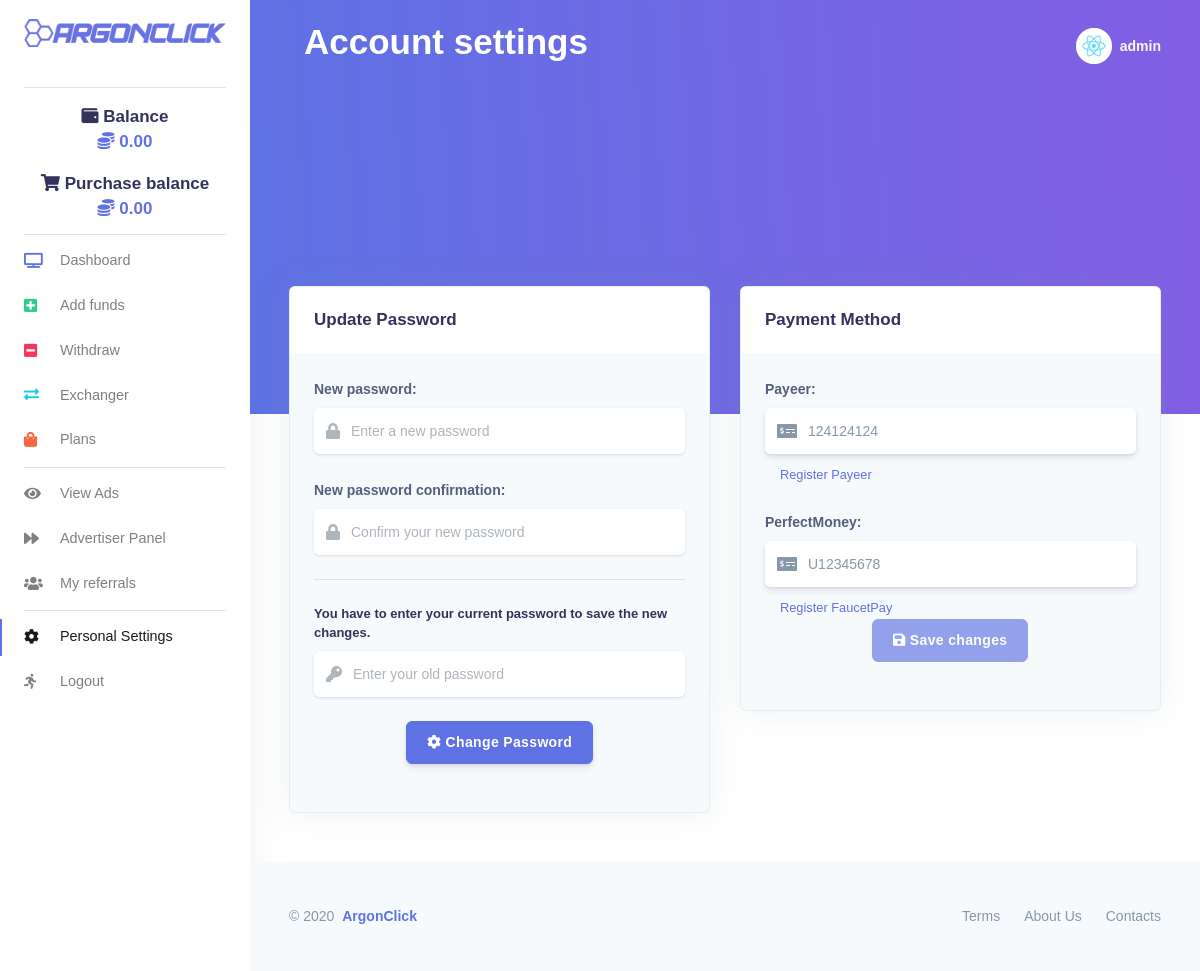
Page /settings/ (signed in) on the committed database.
### frontend/models.py (models this page shows, shortened)
class Profile(models.Model):
    user = models.OneToOneField(User, on_delete=models.CASCADE)
    bio = models.TextField(max_length=500, blank=True)
    code = models.CharField(max_length=6, blank=True)
    recommended_by = models.ForeignKey(User, on_delete=models.CASCADE, blank=True, null=True, related_name="ref_by")
    balance = models.FloatField(default=0.00, max_length=7)
    purchase_balance = models.FloatField(default=0.00, max_length=7)
    click = models.IntegerField(default=0)
    per_hour = models.FloatField(default=0.00, max_length=7)
    profit = models.FloatField(default=0.00, max_length=7)
    alltime_earning = models.FloatField(default=0.00)
    investment_plans = models.TextField(blank=True, null=True)
    all_deposits = models.FloatField(default=0.00, max_length=7)
    earned_click = models.FloatField(default=0.00, max_length=7)
    deposit = models.FloatField(default=0.00, max_length=7)
    paid_out = models.FloatField(default=0.00, max_length=7)
    payeer = models.CharField(max_length=9, blank=True, null=True)
    perfectmoney = models.CharField(max_length=9, blank=True, null=True)
    created = models.DateTimeField(auto_now_add=True)
    plan_created = models.DateTimeField(auto_now_add=True)
    no_plan = models.IntegerField(default=0)
    no_ad = models.IntegerField(default=0)
    title = models.CharField(max_length=70, blank=True, null=True)
    url = models.URLField(blank=True, max_length=200)
    ads = models.TextField(blank=True, null=True)
    plans = models.TextField(blank=True, null=True)

### frontend/views.py (the view)
# urls.py: path('settings/', views.settings, name="settings_page"),
@login_required(login_url='login_page')
def settings(request, *args, **kwargs):
    user_obj = User.objects.get(username=str(request.user.username))
    profile = Profile.objects.get(user=user_obj)
    if request.method == 'POST':
        form = PasswordChangingForm(request.user, request.POST)
        payment_form = PaymentForm(request.POST, instance=request.user.profile)
        if form.is_valid():
            user = form.save()
            update_session_auth_hash(request, user)
            messages.success(request, 'Your password was successfully updated!')
            return redirect('/account/')
        else:
            messages.error(request, 'Please correct the error below.')
        if payment_form.is_valid():
            payment_form.save()
            messages.success(request, 'Your wallet was successfully linked!')
            return redirect('/account/')
        else:
            messages.error(request, 'Please correct the error below.')
    else:
        payment_form = PaymentForm(instance=request.user.profile)
        form = PasswordChangingForm(request.user)
    return render(request, 'frontend/settings.html', {"profile": profile, "form": form, "payment_form": payment_form })

### frontend/forms.py
class PasswordChangingForm(PasswordChangeForm):
    old_password = forms.CharField(max_length=20, min_length=6, widget=forms.PasswordInput(attrs={'placeholder': u'Enter your old password', "class": "form-control", "type": "password", "id": "new", "name": "new", "required": ""}))
    new_password1 = forms.CharField(max_length=20, min_length=6, widget=forms.PasswordInput(attrs={'placeholder': u'Enter a new password', "class": "form-control", "type": "password", "id": "new", "name": "new", "required": ""}))
    new_password2 = forms.CharField(max_length=20, min_length=6, widget=forms.PasswordInput(attrs={'placeholder': u'Confirm your new password', "class": "form-control", "type": "password", "id": "new", "name": "new", "required": ""}))

class PaymentForm(forms.ModelForm):
    payeer = forms.CharField(max_length=9, min_length=9, required=0, label='', widget=forms.TextInput(attrs={'placeholder': 'For example: P12345678', "class": "form-control", "type": "text", "id": "pursepy", "name": "purse"}))
    perfectmoney = forms.CharField(max_length=9, min_length=9, required=0, label='', widget=forms.TextInput(attrs={'placeholder': 'For example: U12345678', "class": "form-control", "type": "text", "id": "pursepm", "name": "purse"}))
    class Meta:
        model = Profile
        fields = ("payeer", "perfectmoney")

### frontend/templates/frontend/settings.html (shortened to what this page needs)
{% load i18n static %}<!DOCTYPE html>
{% load static %}
{% load compress %}
{% get_current_language as LANGUAGE_CODE %}{% get_current_language_bidi as LANGUAGE_BIDI %}
<html lang="{{ LANGUAGE_CODE|default:"en-us" }}" {% if LANGUAGE_BIDI %}dir="rtl"{% endif %}>
<head>
    {% compress css %}
    <link rel="stylesheet" type="text/css" href="{% static 'css/css.css' %}" charset="utf-8">
    <link rel="stylesheet" href="https://cdnjs.cloudflare.com/ajax/libs/font-awesome/5.5.0/css/all.css" type="text/css" charset="utf-8">
    <link rel="stylesheet" href="https://appsrv1-147a1.kxcdn.com/black-dashboard/css/nucleo-icons.min.css" type="text/css" charset="utf-8">
    <link rel="stylesheet" type="text/css" href="{% static 'css/argon-dashboard.css' %}" charset="utf-8">
    <link rel="stylesheet" type="text/css" href="{% static 'css/animate.css' %}" charset="utf-8">
    {% endcompress %}
</head>
{% load i18n %}
<body class="">
<nav class="navbar navbar-vertical fixed-left navbar-expand-md navbar-light bg-white" id="sidenav-main">
  <div class="container-fluid">
    <a class="navbar-brand pt-0" href="{% url 'home_page' %}"> <img src="{% static 'img/blue.png' %}" class="navbar-brand-img" alt="..."> </a>
<div class="collapse navbar-collapse" id="sidenav-collapse-main">
        <hr class="my--2">
      <ul id="wallet-shopping" class="navbar-nav">
           <div class="text-center mt-4">
                    <h3><i class="fas fa-wallet"></i> Balance</h3>
                    <div class="h3 font-weight-bold text-primary mt--2"> <i class="fas fa-coins"></i>  {{ profile.balance|floatformat:2 }}</div>
                  </div>
             <div class="text-center mt-2">
                    <h3><i class="fas fa-shopping-cart"></i> Purchase balance</h3>
                    <div class="h3 font-weight-bold text-primary mt--2"> <i class="fas fa-coins"></i>  {{ profile.purchase_balance|floatformat:2}}</div>
                  </div>
      </ul>
           <hr class="my-1">
      <ul class="navbar-nav">
        <li class="nav-item"> <a class="nav-link" href="{% url 'account_page' %}"> <i class="fa fa-tv text-primary"></i> Dashboard</a> </li>
        <li class="nav-item"> <a class="nav-link" href="{% url 'insert_page' %}"> <i class="fa fa-plus-square text-success"></i> Add funds </a> </li>
        <li class="nav-item"> <a class="nav-link" href="{% url 'payment_page' %}"> <i class="fa fa-minus-square text-red"></i> Withdraw </a> </li>
        <li class="nav-item"> <a class="nav-link" href="{% url 'exchange_page' %}"> <i class="fas fa-exchange-alt text-info"></i> Exchanger </a> </li>
        <li class="nav-item"> <a class="nav-link" href="{% url 'plans_page' %}"> <i class="fa fa-shopping-bag text-warning"></i> Plans </a> </li>
      </ul>
      <hr class="my-1">
      <ul class="navbar-nav">
        <li class="nav-item"> <a class="nav-link" href="{% url 'viewads_page' %}"> <i class="fa fa-eye"></i> View Ads </a> </li>
        <li class="nav-item"> <a class="nav-link" href="{% url 'viewads_add_page' %}"> <i class="fa fa-forward"></i> Advertiser Panel </a> </li>
        <li class="nav-item"> <a class="nav-link" href="{% url 'referrals_page' %}"> <i class="fa fa-users"></i> My referrals </a> </li>
      </ul>
      <hr class="my-1">
      <ul class="navbar-nav">
        <li class="nav-item"> <a class="nav-link active" href="{% url 'settings_page' %}"> <i class="fa fa-cog" aria-hidden="true"></i> Personal Settings </a> </li>
        <li class="nav-item"> <a class="nav-link" href="{% url 'exit_page' %}"> <i class="fas fa-running"></i> Logout </a> </li>
      </ul>
    </div>
    <div class="collapse navbar-collapse" id="sidenav-collapse-main">
      </div>
    </div>
</nav>
<div class="main-content">
  <nav class="navbar navbar-top navbar-expand-md navbar-dark" id="navbar-main">
    <div class="container-fluid">
      <div class="col">
           <h1 class="display-3 text-white">Account settings</h1>
      </div>
      <ul class="navbar-nav align-items-center d-none d-md-flex">
        <li class="nav-item dropdown"> <a class="nav-link pr-0" href="#" role="button" data-toggle="dropdown" aria-haspopup="true" aria-expanded="false">
          <div class="media align-items-center"> <span class="avatar avatar-sm rounded-circle"> <img alt="Image placeholder" src="{% static 'img/react.jpg' %}"> </span>
            <div class="media-body ml-2 d-none d-lg-block"> <span class="mb-0 text-sm  font-weight-bold notranslate">{{ user.username|default:'Guest' }}</span> </div>
          </div>
          </a>
        </li>
      </ul>
    </div>
  </nav>
  <div class="header bg-gradient-primary pb-9 pt-3 pt-md-5">
<div class="col-lg-12 text-center mt-6">
<iframe data-aa="1328909" src="//ad.a-ads.com/1328909?size=468x60" scrolling="no" style="width:468px; height:60px; border:0px; padding:0; overflow:hidden" allowtransparency="true" z2pw5blu5=""></iframe>
<iframe data-aa="1328909" src="//ad.a-ads.com/1328909?size=468x60" scrolling="no" style="width:468px; height:60px; border:0px; padding:0; overflow:hidden" allowtransparency="true" z2pw5blu5=""></iframe>
</div>
  </div>
  <div class="container-fluid mt--8">
    <div class="row">
      <div class="col-xl-6 order-xl-2 mb-5 mb-xl-0">
        <div class="card bg-secondary shadow">
          <div class="card-header bg-white border-0">
            <div class="row align-items-center">
              <div class="col-8">
                <h3 class="mb-0">Payment Method</h3>
              </div>
            </div>
          </div>
          <div class="card-body">
              <form method="POST">
                  <div class="form-group">
                         <label class="form-control-label" for="input-address">Payeer:</label>
                  <div class="input-group input-group-alternative mb-3">
                    <div class="input-group-prepend">
                      <span class="input-group-text"><i class="fas fa-money-check-alt"></i></span>
                    </div>
                    {{ payment_form.payeer }}
                  </div>
                </div>
				   <div class="col-6 mt--3">
                <a href="https://payeer.com/?partner=12338731" target="_blank"><small>Register Payeer</small></a>
              </div>
              <br />
                  <div class="form-group">
                         <label class="form-control-label" for="input-address">PerfectMoney:</label>
                  <div class="input-group input-group-alternative mb-3">
                    <div class="input-group-prepend">
                      <span class="input-group-text"><i class="fas fa-money-check-alt"></i></span>
                    </div>
                    {{ payment_form.perfectmoney }}
                  </div>
                </div>
				 <div class="col-6 mt--3">
                <a href="https://faucetpay.io/?r=141388" target="_blank"><small>Register FaucetPay</small></a>
              </div>
                 <div class="text-center mt--4">
                {% if profile.perfectmoney == '' or profile.payeer == '' or profile.perfectmoney == None or profile.payeer == None %}
                     <button class="btn btn-primary my-4" type="submit">
                {% else %}
                     <button class="btn btn-primary my-4" disabled="" type="submit">
                {% endif %}
                 <span class="btn-inner--text"><i class="fas fa-save"></i> Save changes</span>
                      </button>
                </div>
                </form>
          </div>
        </div>
      </div>
      <div class="col-xl-6 order-xl-1">
        <div class="card bg-secondary shadow">
          <div class="card-header bg-white border-0">
            <div class="row align-items-center">
              <div class="col-8">
                <h3 class="mb-0">Update Password</h3>
              </div>
            </div>
          </div>
          <div class="card-body">
          <form method="POST">
                  <div class="form-group">
                         <label class="form-control-label" for="input-address">New password:</label>
                  <div class="input-group input-group-alternative">
                    <div class="input-group-prepend">
                      <span class="input-group-text"><i class="fa fa-lock"></i></span>
                    </div>
                    {{ form.new_password1 }}
                  </div>
                </div>
                <div class="form-group">
                 <label class="form-control-label" for="input-address">New password confirmation:</label>
                  <div class="input-group input-group-alternative">
                    <div class="input-group-prepend">
                      <span class="input-group-text"><i class="fa fa-lock"></i></span>
                    </div>
                    {{ form.new_password2 }}
                  </div>
                </div>
                <hr class="my-4">
                <div class="form-group">
                        <div class="h5 ">You have to enter your current password to save the new changes.</div>
                  <div class="input-group input-group-alternative">
                    <div class="input-group-prepend">
                      <span class="input-group-text"><i class="fas fa-key"></i></span>
                    </div>
                    {{ form.old_password }}
                  </div>
                </div>
                <div class="text-center mt--4">
                  <button class="btn btn-primary my-4" type="submit">
                        <span class="btn-inner--icon"><i class="fa fa-cog"></i></span>
                        <span class="btn-inner--text">Change Password</span>
                      </button>
                </div>
            </form>
          </div>
        </div>
      </div>
    </div>
  </div>
  <div class="col-lg-12 text-center mt-4">
</div>
  <footer class="footer mt-4">
    <div class="container-fluid">
      <div class="row align-items-center justify-content-xl-between">
        <div class="col-xl-6">
          <div class="copyright text-center text-xl-left text-muted"> © 2020 <a href="{% url 'home_page' %}" class="font-weight-bold ml-1">ArgonClick</a> </div>
        </div>
        <div class="col-xl-6">
          <ul class="nav nav-footer justify-content-center justify-content-xl-end">
            <li class="nav-item"> <a href="{% url 'terms_page' %}" class="nav-link">Terms</a> </li>
            <li class="nav-item"> <a href="{% url 'about_page' %}" class="nav-link">About Us</a> </li>
            <li class="nav-item"> <a href="{% url 'contacts_page' %}" class="nav-link">Contacts</a> </li>
          </ul>
        </div>
      </div>
    </div>
  </footer>
</div>
</body></html>

### rows in the picture
Profile: balance "0.00", purchase_balance "0.00", payeer "124124124", perfectmoney "U12345678"

### other values in the picture
{{ user.username|default:'Guest' }} "admin"
